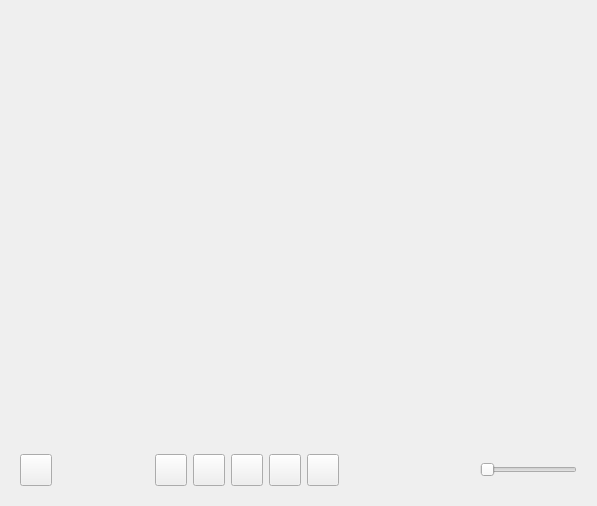
<?xml version="1.0" encoding="UTF-8"?>
<ui version="4.0">
 <class>Form</class>
 <widget class="QWidget" name="Form">
  <property name="geometry">
   <rect>
    <x>0</x>
    <y>0</y>
    <width>597</width>
    <height>506</height>
   </rect>
  </property>
  <property name="windowTitle">
   <string>Form</string>
  </property>
  <layout class="QHBoxLayout" name="horizontalLayout_3">
   <item>
    <layout class="QVBoxLayout" name="verticalLayout">
     <item>
      <widget class="QWidget" name="widget" native="true"/>
     </item>
     <item>
      <widget class="QWidget" name="widget_2" native="true">
       <property name="maximumSize">
        <size>
         <width>16777214</width>
         <height>50</height>
        </size>
       </property>
       <layout class="QHBoxLayout" name="horizontalLayout_2">
        <item>
         <layout class="QHBoxLayout" name="horizontalLayout">
          <item>
           <widget class="QPushButton" name="pushButton_4">
            <property name="minimumSize">
             <size>
              <width>32</width>
              <height>32</height>
             </size>
            </property>
            <property name="maximumSize">
             <size>
              <width>32</width>
              <height>32</height>
             </size>
            </property>
            <property name="styleSheet">
             <string notr="true">/*QPushButton 
{
	border-image: url(:/Homework/Resources/play1.png);
}

QPushButton:pressed
{
	border-image: url(:/Homework/Resources/play2.png);
}

QPushButton:hover
{
	border-image: url(:/Homework/Resources/play3.png);
}
*/</string>
            </property>
            <property name="text">
             <string/>
            </property>
            <property name="icon">
             <iconset resource="Homework.qrc">
              <normaloff>:/Homework/Resources/stop.png</normaloff>:/Homework/Resources/stop.png</iconset>
            </property>
            <property name="iconSize">
             <size>
              <width>32</width>
              <height>32</height>
             </size>
            </property>
           </widget>
          </item>
          <item>
           <spacer name="horizontalSpacer_3">
            <property name="orientation">
             <enum>Qt::Horizontal</enum>
            </property>
            <property name="sizeHint" stdset="0">
             <size>
              <width>40</width>
              <height>20</height>
             </size>
            </property>
           </spacer>
          </item>
          <item>
           <widget class="QPushButton" name="pushButton">
            <property name="minimumSize">
             <size>
              <width>32</width>
              <height>32</height>
             </size>
            </property>
            <property name="maximumSize">
             <size>
              <width>32</width>
              <height>32</height>
             </size>
            </property>
            <property name="text">
             <string/>
            </property>
            <property name="icon">
             <iconset resource="Homework.qrc">
              <normaloff>:/Homework/Resources/before.png</normaloff>:/Homework/Resources/before.png</iconset>
            </property>
            <property name="iconSize">
             <size>
              <width>32</width>
              <height>32</height>
             </size>
            </property>
           </widget>
          </item>
          <item>
           <widget class="QPushButton" name="pushButton_2">
            <property name="minimumSize">
             <size>
              <width>32</width>
              <height>32</height>
             </size>
            </property>
            <property name="maximumSize">
             <size>
              <width>32</width>
              <height>32</height>
             </size>
            </property>
            <property name="styleSheet">
             <string notr="true">/*QPushButton 
{
	border-image: url(:/Homework/Resources/play1.png);
}

QPushButton:pressed
{
	border-image: url(:/Homework/Resources/play2.png);
}

QPushButton:hover
{
	border-image: url(:/Homework/Resources/play3.png);
}
*/</string>
            </property>
            <property name="text">
             <string/>
            </property>
           </widget>
          </item>
          <item>
           <widget class="QPushButton" name="pushButton_3">
            <property name="minimumSize">
             <size>
              <width>32</width>
              <height>32</height>
             </size>
            </property>
            <property name="maximumSize">
             <size>
              <width>32</width>
              <height>32</height>
             </size>
            </property>
            <property name="styleSheet">
             <string notr="true">/*QPushButton 
{
	border-image: url(:/Homework/Resources/play1.png);
}

QPushButton:pressed
{
	border-image: url(:/Homework/Resources/play2.png);
}

QPushButton:hover
{
	border-image: url(:/Homework/Resources/play3.png);
}
*/</string>
            </property>
            <property name="text">
             <string/>
            </property>
            <property name="icon">
             <iconset resource="Homework.qrc">
              <normaloff>:/Homework/Resources/pause3.png</normaloff>:/Homework/Resources/pause3.png</iconset>
            </property>
            <property name="iconSize">
             <size>
              <width>32</width>
              <height>32</height>
             </size>
            </property>
           </widget>
          </item>
          <item>
           <widget class="QPushButton" name="pushButton_6">
            <property name="minimumSize">
             <size>
              <width>32</width>
              <height>32</height>
             </size>
            </property>
            <property name="maximumSize">
             <size>
              <width>32</width>
              <height>32</height>
             </size>
            </property>
            <property name="styleSheet">
             <string notr="true">/*QPushButton 
{
	border-image: url(:/Homework/Resources/play1.png);
}

QPushButton:pressed
{
	border-image: url(:/Homework/Resources/play2.png);
}

QPushButton:hover
{
	border-image: url(:/Homework/Resources/play3.png);
}
*/</string>
            </property>
            <property name="text">
             <string/>
            </property>
           </widget>
          </item>
          <item>
           <widget class="QPushButton" name="pushButton_5">
            <property name="minimumSize">
             <size>
              <width>32</width>
              <height>32</height>
             </size>
            </property>
            <property name="maximumSize">
             <size>
              <width>32</width>
              <height>32</height>
             </size>
            </property>
            <property name="text">
             <string/>
            </property>
            <property name="icon">
             <iconset resource="Homework.qrc">
              <normaloff>:/Homework/Resources/next.png</normaloff>:/Homework/Resources/next.png</iconset>
            </property>
            <property name="iconSize">
             <size>
              <width>32</width>
              <height>32</height>
             </size>
            </property>
           </widget>
          </item>
          <item>
           <spacer name="horizontalSpacer">
            <property name="orientation">
             <enum>Qt::Horizontal</enum>
            </property>
            <property name="sizeHint" stdset="0">
             <size>
              <width>40</width>
              <height>20</height>
             </size>
            </property>
           </spacer>
          </item>
          <item>
           <widget class="QLabel" name="label">
            <property name="minimumSize">
             <size>
              <width>32</width>
              <height>32</height>
             </size>
            </property>
            <property name="maximumSize">
             <size>
              <width>32</width>
              <height>32</height>
             </size>
            </property>
            <property name="text">
             <string/>
            </property>
           </widget>
          </item>
          <item>
           <widget class="QSlider" name="horizontalSlider">
            <property name="orientation">
             <enum>Qt::Horizontal</enum>
            </property>
           </widget>
          </item>
         </layout>
        </item>
       </layout>
      </widget>
     </item>
    </layout>
   </item>
  </layout>
 </widget>
 <resources>
  <include location="Homework.qrc"/>
 </resources>
 <connections/>
</ui>
